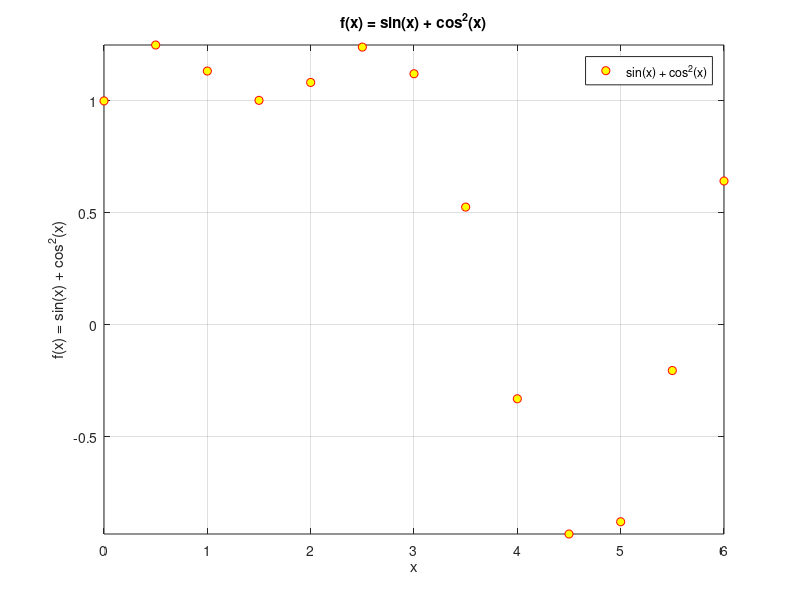
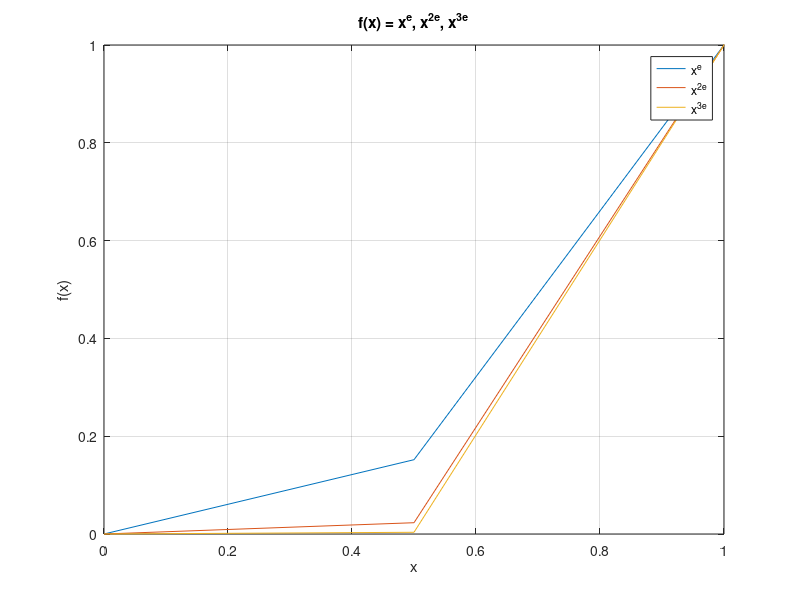
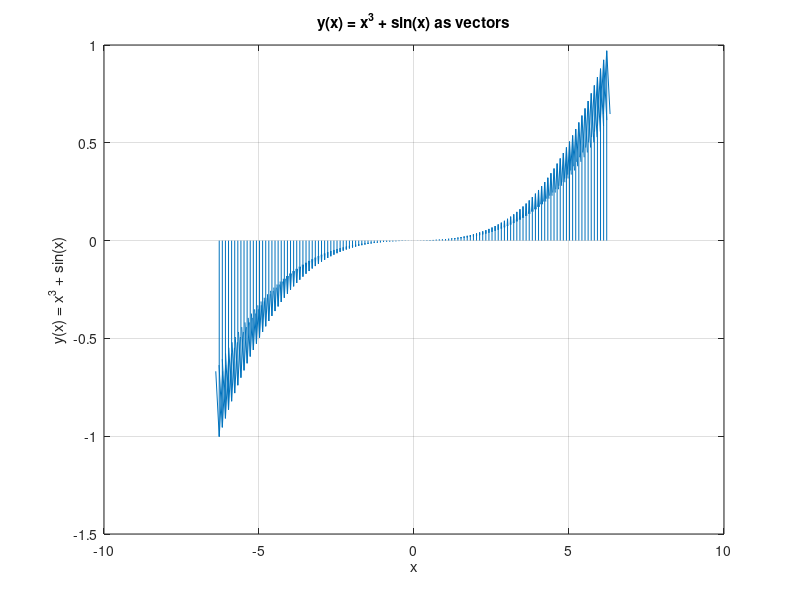
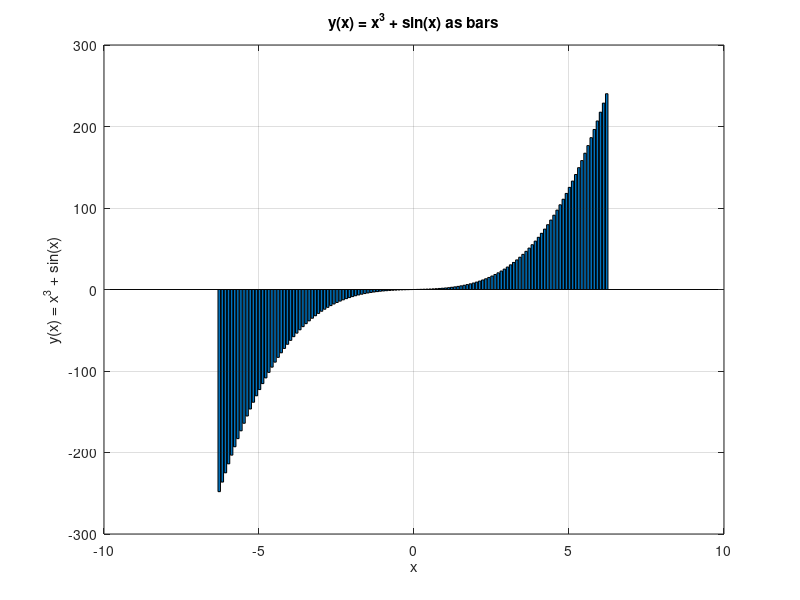

Recreate these plots in MATLAB, in order.
% Mandatory Task 1a
x1 = 0:0.5:2*pi;
f1 = sin(x1) + cos(x1).^2;

figure;
plot(x1, f1, 'o', 'MarkerEdgeColor', 'r', 'MarkerFaceColor', 'y');
xlabel('x');
ylabel('f(x) = sin(x) + cos^2(x)');
title('f(x) = sin(x) + cos^2(x)');
grid on;
axis([min(x1) max(x1) min(f1) max(f1)]);
legend('sin(x) + cos^2(x)');

% Mandatory Task 1b
f2 = x1.^exp(1);
f3 = x1.^(2*exp(1));
f4 = x1.^(3*exp(1));

figure;
plot(x1, f2);
hold on;
plot(x1, f3);
plot(x1, f4);
hold off;
xlabel('x');
ylabel('f(x)');
title('f(x) = x^e, x^{2e}, x^{3e}');
legend('x^e', 'x^{2e}', 'x^{3e}', 'Location', 'best');
grid on;
axis([0 1 0 1]);

% Mandatory Task 2a
x2 = -2*pi:0.1:2*pi;
y2 = x2.^3 + sin(x2);

figure;
quiver(x2, zeros(size(x2)), zeros(size(x2)), y2);
xlabel('x');
ylabel('y(x) = x^3 + sin(x)');
title('y(x) = x^3 + sin(x) as vectors');
grid on;

% Mandatory Task 2b
figure;
bar(x2, y2);
xlabel('x');
ylabel('y(x) = x^3 + sin(x)');
title('y(x) = x^3 + sin(x) as bars');
grid on;

% Complementary Task - signal setup (from LW2, variant 5)
A = 6; f = 2; sigma = 1.5; U1 = 4; U2 = 2;
t = 0:0.005:2;
s = A * cos(2*pi*f*t);
n = sigma * randn(size(t));
signal = s + n;
filtered = signal;
filtered(abs(filtered) < U2) = 0;
selected = signal(signal > U1);
t_selected = t(signal > U1);
[maxVal, maxIdx] = max(filtered);
[minVal, minIdx] = min(filtered);

yMinAll = min(signal) - 1;
yMaxAll = max(signal) + 1;

% Complementary Task a
figure;
subplot(1,2,1);
plot(t, signal, '-', 'LineWidth', 2);
hold on;
plot(t, filtered, ':', 'LineWidth', 2);
plot([t(1) t(end)], [U1 U1]);
plot([t(1) t(end)], [U2 U2], '--', 'Color', [0.5 0 0.5]);
hold off;
xlabel('Time (s)');
ylabel('Voltage (V)');
title('Original and Filtered Signal');
legend('Original signal', 'Filtered signal', 'U1', 'U2', 'Location', 'northeast');
grid on;
axis([t(1) t(end) yMinAll yMaxAll]);

% Complementary Task b
subplot(1,2,2);
stem(t_selected, selected);
hold on;
plot(t(maxIdx), maxVal, 'go', 'MarkerSize', 9);
plot(t(minIdx), minVal, 'x', 'Color', 'k');
hold off;
xlabel('Time (s)');
ylabel('Voltage (V)');
title('Signal Samples Exceeding U1');
legend('Selected samples', 'Max value', 'Min value', 'Location', 'northeast');
grid on;
axis([t(1) t(end) yMinAll yMaxAll]);
